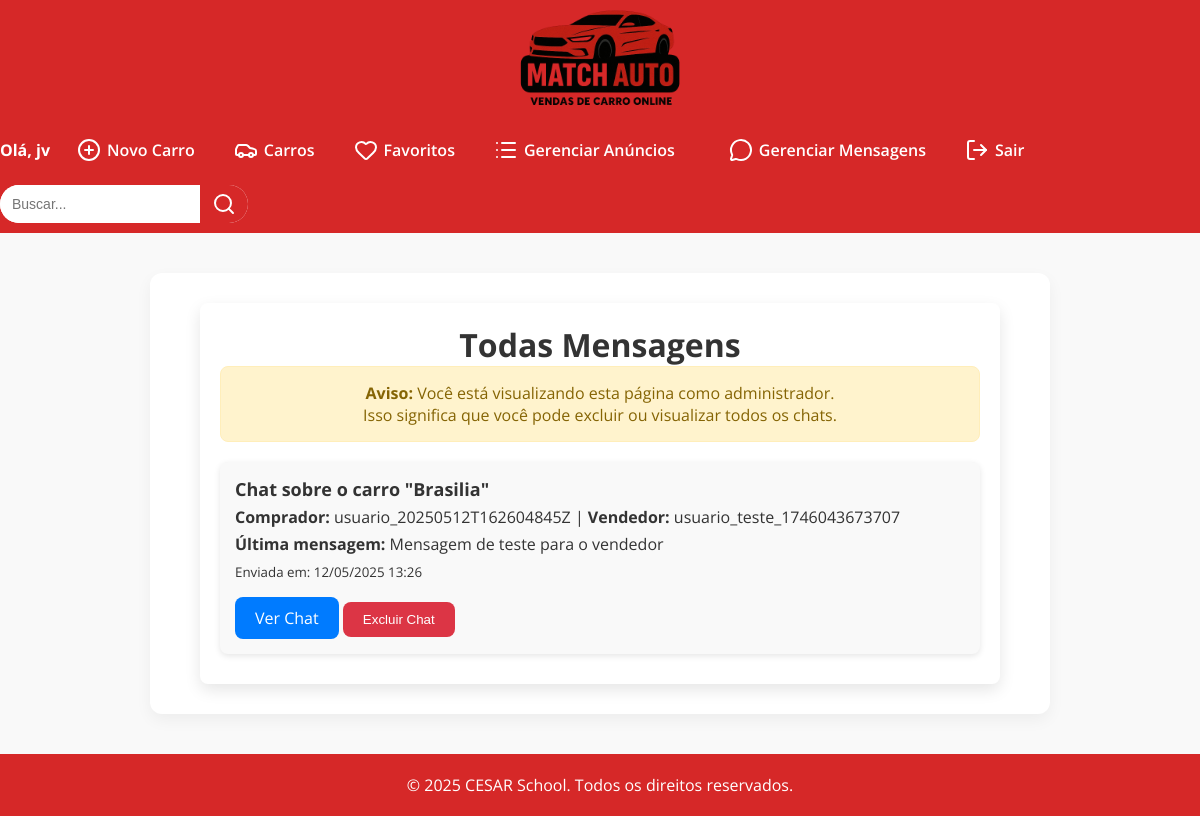
The app's page /interacoes/todas-mensagens/ (signed in), older data.
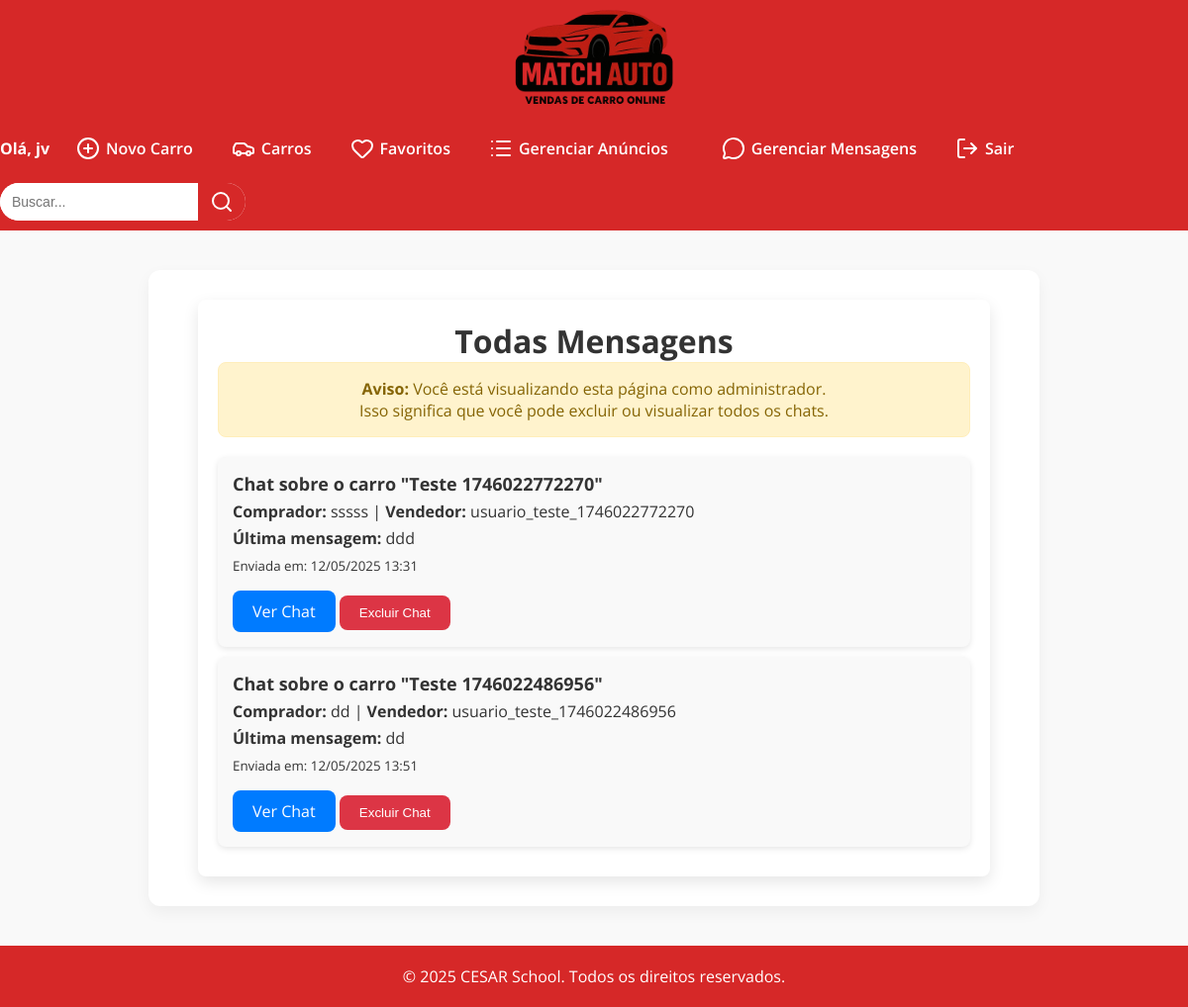
The same page, newer data.
### interacoes/models.py (models this page shows, shortened)
class Chat(models.Model):
    car = models.ForeignKey(Car, related_name='chats', on_delete=models.CASCADE)
    comprador = models.ForeignKey(User, related_name='comprador_chats', on_delete=models.CASCADE)
    vendedor = models.ForeignKey(User, related_name='vendedor_chats', on_delete=models.CASCADE)
    created_at = models.DateTimeField(auto_now_add=True)

class Message(models.Model):
    chat = models.ForeignKey(Chat, related_name='messages', on_delete=models.CASCADE)
    sender = models.ForeignKey(User, related_name='messages_sent', on_delete=models.CASCADE)
    text = models.TextField()
    created_at = models.DateTimeField(auto_now_add=True)

### cars/models.py (models this page shows, shortened)
class Car(models.Model):
    id = models.AutoField(primary_key=True)
    model = models.CharField(max_length=200)
    brand = models.ForeignKey(Brand, on_delete=models.PROTECT, related_name='car_brand')
    factory_year = models.IntegerField(blank = True, null = True)
    model_year = models.IntegerField(blank = True, null = True)
    km = models.IntegerField(blank = True, null = True)
    value = models.FloatField(blank = True, null = True)
    photo = models.ImageField(upload_to='cars/', blank = True, null = True)
    favoritos = models.ManyToManyField(User, related_name='carros_favoritos', blank=True)
    usuario = models.ForeignKey(User, on_delete=models.CASCADE)
    rating = models.DecimalField(max_digits=2, decimal_places=1, default=0)

### interacoes/views.py (the view)
# urls.py: path('todas-mensagens/', views.todas_mensagens, name='todas_mensagens'),
@login_required
def todas_mensagens(request):
    if not request.user.is_superuser:
        return redirect('minhas_mensagens')
    chats = Chat.objects.all()
    chats_com_mensagens = []
    for chat in chats:
        ultima_mensagem = chat.messages.last()
        if ultima_mensagem:
            chats_com_mensagens.append({
                'chat': chat,
                'last_message': ultima_mensagem
            })
    return render(request, 'todas_mensagens.html', {'chats_com_mensagens': chats_com_mensagens})

### interacoes/templates/todas_mensagens.html (shortened to what this page needs)
{% extends 'base.html' %}
{% block content %}
  <div class="mensagens-container">
    <h1 class="titulo-centralizado">Todas Mensagens</h1>
    {% if user.is_superuser %}
      <div class="aviso-superuser-centralizado">
        <p><strong>Aviso:</strong> Você está visualizando esta página como administrador.<br>Isso significa que você pode excluir ou visualizar todos os chats.</p>
      </div>
    {% endif %}
    {% if chats_com_mensagens %}
      <div class="chats-list">
        {% for chat_item in chats_com_mensagens %}
          <div class="chat-item">
            <h3>Chat sobre o carro "{{ chat_item.chat.car.model }}"</h3>
            <p><strong>Comprador:</strong> {{ chat_item.chat.comprador.username }} |
               <strong>Vendedor:</strong> {{ chat_item.chat.vendedor.username }}</p>
            <p><strong>Última mensagem:</strong> {{ chat_item.last_message.text }}</p>
            <p><small>Enviada em: {{ chat_item.last_message.created_at|date:"d/m/Y H:i" }}</small></p>
            <a href="{% url 'chat_detail' chat_item.chat.id %}" class="btn-chat">Ver Chat</a>
            {% if user.is_superuser %}
              <form action="{% url 'excluir_chat' chat_item.chat.id %}" method="post" style="display:inline;">
                <button type="submit" class="btn-excluir">Excluir Chat</button>
              </form>
            {% endif %}
          </div>
        {% endfor %}
      </div>
    {% else %}
      <p>Não existem chats disponíveis.</p>
    {% endif %}
  </div>
{% endblock %}

Row changes from the older to the newer data that the page shows:
removed Chat: chat.car.model "Brasilia", chat.comprador.username "usuario_20250512T162604845Z", chat.vendedor.username "usuario_teste_1746043673707", last_message.text "Mensagem de teste para o vendedor", last_message.created_at "12/05/2025 13:26"
added Chat: chat.car.model "Teste 1746022772270", chat.comprador.username "sssss", chat.vendedor.username "usuario_teste_1746022772270", last_message.text "ddd", last_message.created_at "12/05/2025 13:31"
added Chat: chat.car.model "Teste 1746022486956", chat.comprador.username "dd", chat.vendedor.username "usuario_teste_1746022486956", last_message.text "dd", last_message.created_at "12/05/2025 13:51"
